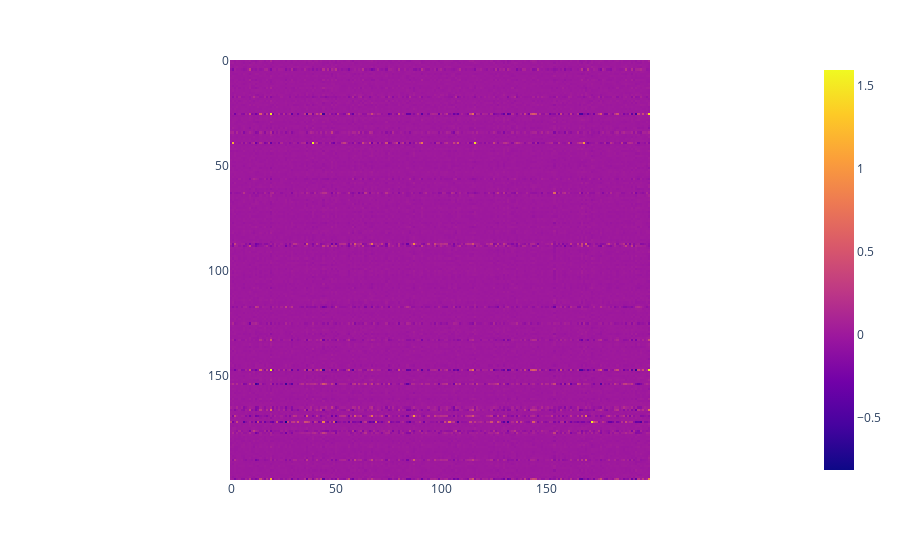

The cell this chart's notebook holds for it:
### Code cell
px.imshow(K_matrix.detach()[:200, :200])

### Figure 1 — Plotly figure (JSON) as saved in the notebook; plotly's stock layout.template omitted (floating-point values rounded to 4 significant figures; data arrays with more than 128 entries replaced by an {"elided": "..."} marker saying what was removed)
{"data": [{"coloraxis": "coloraxis", "hovertemplate": "x: %{x}<br>y: %{y}<br>color: %{z}<extra></extra>", "name": "0", "type": "heatmap", "xaxis": "x", "yaxis": "y", "z": {"elided": "200x200 float values"}}], "layout": {"coloraxis": {"colorscale": [[0, "#0d0887"], [0.1111, "#46039f"], [0.2222, "#7201a8"], [0.3333, "#9c179e"], [0.4444, "#bd3786"], [0.5556, "#d8576b"], [0.6667, "#ed7953"], [0.7778, "#fb9f3a"], [0.8889, "#fdca26"], [1, "#f0f921"]]}, "margin": {"t": 60}, "xaxis": {"anchor": "y", "constrain": "domain", "domain": [0, 1], "scaleanchor": "y"}, "yaxis": {"anchor": "x", "autorange": "reversed", "constrain": "domain", "domain": [0, 1]}}}
